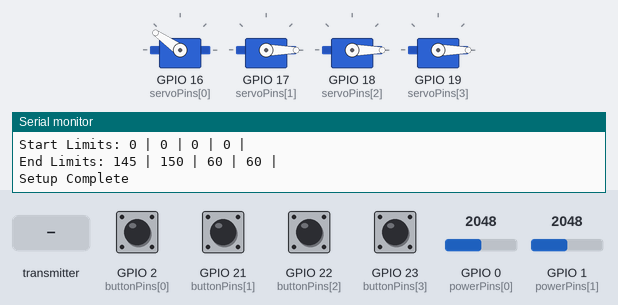
Bench run of a sketch on a simulated ESP32. Shown: 4 × servo, the last lines printed to the serial monitor. The inputs (shaded band) are chosen by the test bench; at power-on: GPIO 2 (buttonPins[0]), GPIO 21 (buttonPins[1]), GPIO 22 (buttonPins[2]), GPIO 23 (buttonPins[3]) LOW, GPIO 0 (powerPins[0]) = 2048, GPIO 1 (powerPins[1]) = 2048. At 12.9 s the program restarts the board; the recording ends there.

Above: at 5.2 s.
5.3 s: GPIO 21 (buttonPins[1]) pulled HIGH for 0.15 s
At 7.2 s:
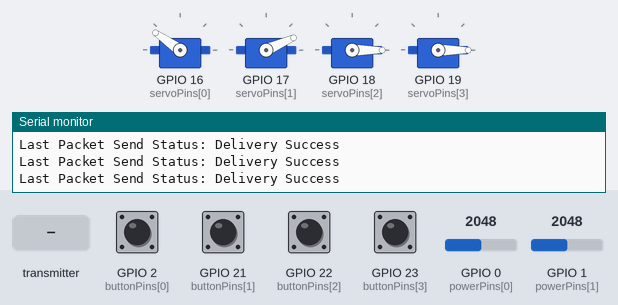
8.4 s: the transmitter starts sending board = 1024
At 8.4 s:
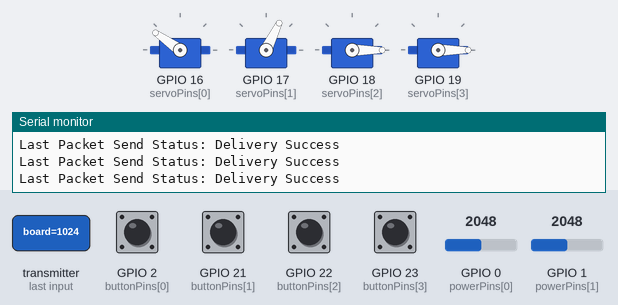
9.9 s: the transmitter starts sending board = 0
At 11.86 s:
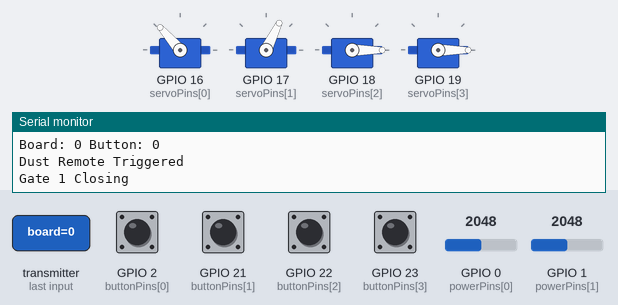
12.9 s: the transmitter starts sending reboot = 1
Timing chart, 0 to 12.9 s (numbered marks = the images above; inputs shaded):
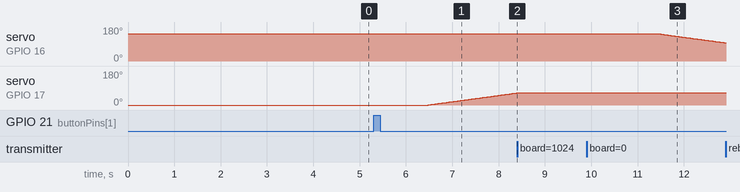

The sketch:

Servo_Gate_controller_V3.2.ino
```cpp
/* V3 has changed pinouts, and hopefully will add power monitoring controls to stop burning chipsets.
Uses dual ended current sensing now.
*/

#include <ESP32Servo.h>

#define BoardSel 3
#define SenseEnable 0
#define loopdelay 30
#define loopstep 1
#include <esp_now.h>
#include <WiFi.h>
const bool pull = 0; //0 for down 1 for up

#define NUM_BUTTONS 4
#define NUM_SERVOS 4
#define NUM_PEERS 4
#define NUM_BOARDS 3
#define waittime 1000
#define reboottime 5000

#define rebootpushenable 0
const int debounce[NUM_BOARDS] = {100,100,100};
const int buttonPins[NUM_BUTTONS] = {2, 21, 22, 23};  // Change as per your setup
//const int servoPins[NUM_SERVOS] = {23, 19, 20, 18};
const int servoPins[NUM_SERVOS] = {16, 17, 18, 19};      // Change as per your setup
const int ActiveButtons[NUM_BOARDS] = {2,4,2};
//const int startlimit[NUM_SERVOS] = {0,0,0,0};  // Bandsaw, Spare Port
//const int endlimit[NUM_SERVOS]={150,160,60,60};
//const int startlimit[NUM_SERVOS] = {0,0,0,0}; // Planer, Chop L, Chop R, Router
//const int endlimit[NUM_SERVOS]={140,140,140,150};
//const int startlimit[NUM_SERVOS] = {0,0,0,0};  // Tablesaw,  side port
//const int endlimit[NUM_SERVOS]={145,150,60,60};

const int startlimits[NUM_BOARDS][NUM_SERVOS] = {
  {0,0,0,0},
  {0,0,0,0},
  {0,0,0,0}
  };  // Tablesaw,  side port
const int endlimits[NUM_BOARDS][NUM_SERVOS]={
{150,160,60,60}, //Bandsaw
{140,140,140,150}, //Chop Saw
{145,150,60,60}, // Table Saw

};

#define vss 5 // 6.1?
#define vcc 3.3
#define vratio 2
#define Rsense 0.47
#define calfac 0.5
#define ADCmax 3000.0
#define s_or_d 2
#define currentreadout 0
#define readthresh 0.5
#define readout2 1
#define currentThresh 1.5
const int powerPins[s_or_d] = {0,1};
float powerread[s_or_d];
float voltages[s_or_d];
float current;
bool currenttrigger;
const int* startlimit = startlimits[BoardSel-1];
const int* endlimit = endlimits[BoardSel-1];

unsigned long timer0[NUM_BUTTONS],timer1[NUM_BUTTONS];
unsigned long t2;
bool timerlock[NUM_BUTTONS];

int angle[NUM_SERVOS] = {0,0,0,0};
int pastangle[NUM_SERVOS] = {0,0,0,0};
bool gateflag = true;
bool quesend[NUM_BUTTONS];

int last_active = 10;

Servo servos[NUM_SERVOS];

typedef struct struct_message {
  bool CollectorState;
  bool ExtraState;
  int button;
  int board;
  bool reboot;
} struct_message;

struct_message myData;

const uint8_t broadcastAddresses[NUM_PEERS][6] = {
  {0xF0, 0xF5, 0xBD, 0x2D, 0x14, 0x4C}, // #1  Bandsaw board
  {0xF0, 0xF5, 0xBD, 0x2C, 0xFE, 0x64}, //#2   Chopsaw Board
  {0xF0, 0xF5, 0xBD, 0x2C, 0xFA, 0xC8}, // #3  Tablesaw Board
  //{0xDC, 0xDA, 0x0C, 0xCE, 0xBD, 0xCD}, // Dust collector  last is CC  not CD
  {0xF0, 0xF5, 0xBD, 0x2C, 0xF9, 0xE0},  //DC V2

//{0xDC, 0xDA, 0x0C, 0xCE, 0xF4, 0x8C},  //4 pin
  //{0x24, 0x6F, 0x28, 0xAE, 0xDC, 0x54}
};

void setup() {
  Serial.begin(115200);
  pinMode(LED_BUILTIN,OUTPUT);

  WiFi.mode(WIFI_STA);


  // Print the MAC address of the ESP32
  Serial.print("ESP32 MAC Address: ");
  Serial.println(WiFi.macAddress());
  Serial.print("Board Sel: ");
  Serial.println(BoardSel);
  Serial.print("Start Limits: ");
  for(int x = 0; x < 4; x++){
  Serial.print(startlimit[x]);
  Serial.print(" | ");}
  Serial.println();
  Serial.print("End Limits: ");
  for(int x = 0; x < 4; x++){
  Serial.print(endlimit[x]);
  Serial.print(" | ");}
  Serial.println();


  for (int i = 0; i < NUM_SERVOS; i++) {
    servos[i].attach(servoPins[i]);
    angle[i] = startlimit[i];
    pastangle[i] = angle[i];
    if(i == 0){
    angle[i] = endlimit[i];
    pastangle[i] = angle[i];
    }
    servos[i].write(angle[i]);
    delay(1000);
  }


  for (int i = 0; i < NUM_SERVOS; i++) {
    servos[i].detach();}

  if (esp_now_init() != ESP_OK) {
    Serial.println("Error initializing ESP-NOW");
    return;
  }
  esp_now_register_send_cb(OnDataSent);
  esp_now_register_recv_cb(OnDataRecv);

  for (int i = 0; i < NUM_PEERS; i++) {
    if(i != BoardSel-1){
    esp_now_peer_info_t peerInfo;
    memcpy(peerInfo.peer_addr, broadcastAddresses[i], 6);
    peerInfo.channel = 0;
    peerInfo.encrypt = false;
    if (esp_now_add_peer(&peerInfo) != ESP_OK) {
      Serial.println("Failed to add peer");
      return;
    }
  }}

  for (int i = 0; i < ActiveButtons[BoardSel-1]; i++) {
    if(pull == 0){
    pinMode(buttonPins[i], INPUT_PULLDOWN);}
    else{
      pinMode(buttonPins[i], INPUT_PULLUP);
    }
  }
Serial.println("Setup Complete");
}


void loop() {
  digitalWrite(LED_BUILTIN,LOW);
  readCurrent();
  for (int i = 0; i < NUM_BUTTONS; i++) {
      if (digitalRead(buttonPins[i]) == pull){  // reset timer flag
        timerlock[i] = false;
        timer0[i] = millis();
      }

    if (digitalRead(buttonPins[i]) == !pull) { // set the initial case
      if(timerlock[i] == false){
      timer0[i] = millis();
      timerlock[i] = true;
      }


      if(millis()-timer0[i] >= reboottime && rebootpushenable == 1){
        myData.reboot = true;
        for (int j = 0; j < NUM_PEERS; j++) {
          if(j != BoardSel-1){
        esp_now_send(broadcastAddresses[j], (uint8_t *) &myData, sizeof(myData));}
      }
      if(myData.reboot == true){
        Serial.println("Rebooting.......");
        esp_restart();
      }

      }


      if(millis()-timer0[i] >= debounce[BoardSel-1]){
        quesend[i] = true;}}


      if(quesend[i] == true && digitalRead(buttonPins[i]) == pull){
        quesend[i] = false;
        t2 = millis();
        Serial.print("Button: ");
        Serial.print(i+1);
        Serial.print("Pressed.  Timers: ");
        Serial.print(timer0[i]);
        Serial.print("  ");
        Serial.print(t2);
        timer1[i] = timer0[i];
        timer0[i] - millis();
        myData.button = i+1;
        myData.board = BoardSel;
        timerlock[i] = false;

      if(last_active == i){
        myData.CollectorState = !myData.CollectorState;
      }
      else{
        myData.CollectorState = 1;
      }
      last_active = i;

      lightLED(i);
      delay(waittime);  // Adjust delay as needed
      for (int j = 0; j < NUM_PEERS; j++) {
        if(j != BoardSel-1){
        esp_now_send(broadcastAddresses[j], (uint8_t *) &myData, sizeof(myData));}
      }

      turnOffAllLEDs(i);
      gateflag = false;
      }


for(int j = 0; j < NUM_SERVOS; j++){


        if(pastangle[j] < angle[j]){
          servos[j].attach(servoPins[j]);
          Serial.print("Gate ");
          Serial.print(j+1);
          Serial.println(" Opening");
          gateflag = true;
          for(int i = pastangle[j]; i <= angle[j]; i++){
            readCurrent();
            //Serial.println(i);
            servos[j].write(i);
            delay(loopdelay);
          }
          servos[j].detach();
          pastangle[j] = angle[j];}


        if(pastangle[j] > angle[j] && gateflag == true){
          servos[j].attach(servoPins[j]);
          Serial.print("Gate ");
          Serial.print(j+1);
          Serial.println(" Closing");
          for(int i = pastangle[j]; i >= angle[j]; i--){
            readCurrent();
            //Serial.println(i);
            servos[j].write(i);
            delay(loopdelay);

          }
          servos[j].detach();
          pastangle[j] = angle[j];}
}

}
}

void readCurrent(){
for (int i = 0; i < s_or_d; i++){
powerread[i] = analogRead(powerPins[i]);
voltages[i] = vcc/ADCmax*powerread[i]*vratio;
if(currentreadout == 1 || current >= readthresh){
Serial.print("V");
Serial.print(i+1);
Serial.print(" ");
Serial.print(voltages[i]);
Serial.print(" | ");}

}
current = calfac*abs(voltages[1]-voltages[0])/Rsense;

if(current >= readthresh){

Serial.print(" Current ");
Serial.println(current);}
if(currentreadout == 1){
Serial.print(" Current ");
Serial.println(current);}
if(current > currentThresh && currenttrigger == false && SenseEnable == 1){
  if(readout2 == 1){
  Serial.print("Current: ");
  Serial.print(current);
  Serial.println("Current Trigger");}
  currenttrigger = true;
  esp_restart();
}
}


void lightLED(int index) {
  angle[index] = endlimit[index];
  Serial.print(index);
  Serial.println(servoPins[index]);

  //digitalWrite(ledPins[index], HIGH);
}

void turnOffAllLEDs(int index) {
  for (int i = 0; i < NUM_SERVOS; i++) {
    if(i != index){
      angle[i] = startlimit[i];

      //digitalWrite(ledPins[i], LOW);
      }
  }
}

void OnDataSent(const uint8_t *mac_addr, esp_now_send_status_t status) {
  Serial.print("Last Packet Send Status: ");
  Serial.println(status == ESP_NOW_SEND_SUCCESS ? "Delivery Success" : "Delivery Fail");
}

void OnDataRecv(const esp_now_recv_info* recv_info, const uint8_t* incomingData, int len) {
  memcpy(&myData, incomingData, sizeof(myData));
  if(myData.reboot == true){
    Serial.println("Received reboot command");
    esp_restart();
  }

  last_active = 10;
  Serial.print("DC State");
  Serial.println(myData.CollectorState);
  Serial.print("Board: ");
  Serial.print(myData.board);
  Serial.print(" Button: ");
  Serial.println(myData.button);

  if(myData.board != 0){
  delay(waittime);  // Adjust delay as needed
  turnOffAllLEDs(5);}
  else{
    Serial.println("Dust Remote Triggered");
  }
}
```

Measured:
- after the input at 5.3 s, servo on GPIO 17 (servoPins[1]): moves from 0° to 64° over 1.9 s, starting after 1.2 s
- after the input at 8.4 s, servo on GPIO 17 (servoPins[1]): stays 64° (without the input it goes to 65° after 0.02 s)
- after the input at 9.9 s, servo on GPIO 16 (servoPins[0]): moves from 145° to 96° over 1.5 s, starting after 1.5 s
